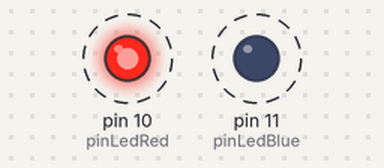
Bench run of a sketch on a simulated Arduino Uno, built with avr-gcc and run on an emulated ATmega328P. On the bench: output pins drawn as LEDs (lit = HIGH). Dashed ring = blinking.

Above: at 0.5 s.
Timing chart, 0 to 4.6 s (numbered marks = the images above):
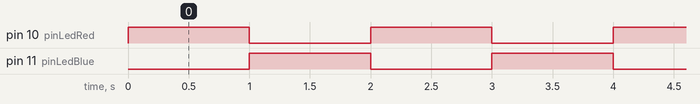

The sketch:

Jellibi-CAM-02-01-Blink-Red-Blue.ino
```cpp
#define pinLedRed   10  // 빨간색 LED Pin 번호
#define pinLedBlue  11  // 파란색 LED Pin 번호

void setup() {
  pinMode(pinLedRed, OUTPUT);  // 출력 핀으로 설정
  pinMode(pinLedBlue, OUTPUT); // 출력 핀으로 설정
}

void loop() {
  digitalWrite(pinLedRed, HIGH);  // 빨간색 LED 켜기
  digitalWrite(pinLedBlue, LOW);  // 파란색 LED 끄기
  delay(1000);  // 1초 대기

  digitalWrite(pinLedRed, LOW);   // 빨간색 LED 끄기
  digitalWrite(pinLedBlue, HIGH); // 파란색 LED 켜기
  delay(1000);  // 1초 대기
}
```

Measured:
- by itself, pin 10 (pinLedRed), pin 11 (pinLedBlue): alternates HIGH for 1.0 s and LOW for 1.0 s
